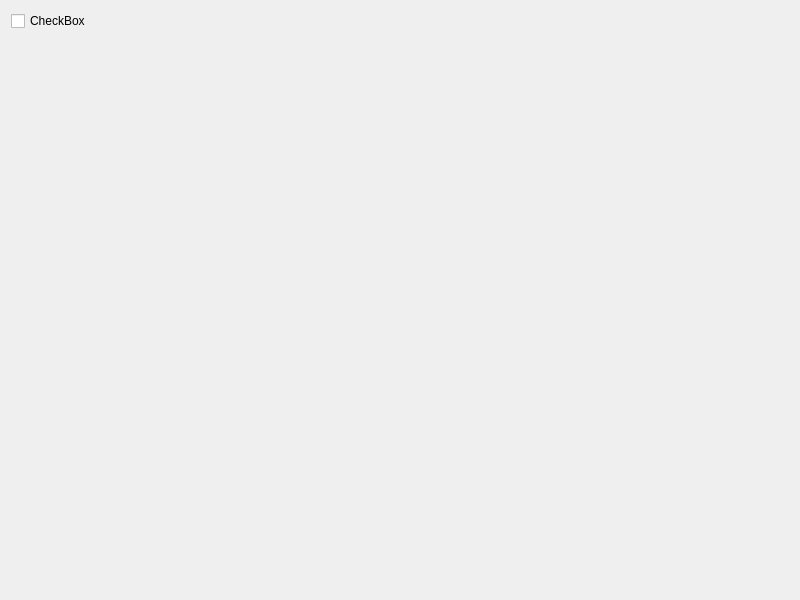
<?xml version="1.0" encoding="UTF-8"?>
<ui version="4.0">
 <class>checkButton</class>
 <widget class="QWidget" name="checkButton">
  <property name="geometry">
   <rect>
    <x>0</x>
    <y>0</y>
    <width>800</width>
    <height>600</height>
   </rect>
  </property>
  <property name="windowTitle">
   <string>checkButton</string>
  </property>
  <layout class="QGridLayout" name="gridLayout">
   <item row="0" column="0">
    <widget class="QCheckBox" name="checkBox_2">
     <property name="text">
      <string>CheckBox</string>
     </property>
    </widget>
   </item>
   <item row="1" column="0">
    <widget class="QLabel" name="label">
     <property name="text">
      <string/>
     </property>
    </widget>
   </item>
  </layout>
 </widget>
 <resources/>
 <connections/>
</ui>
